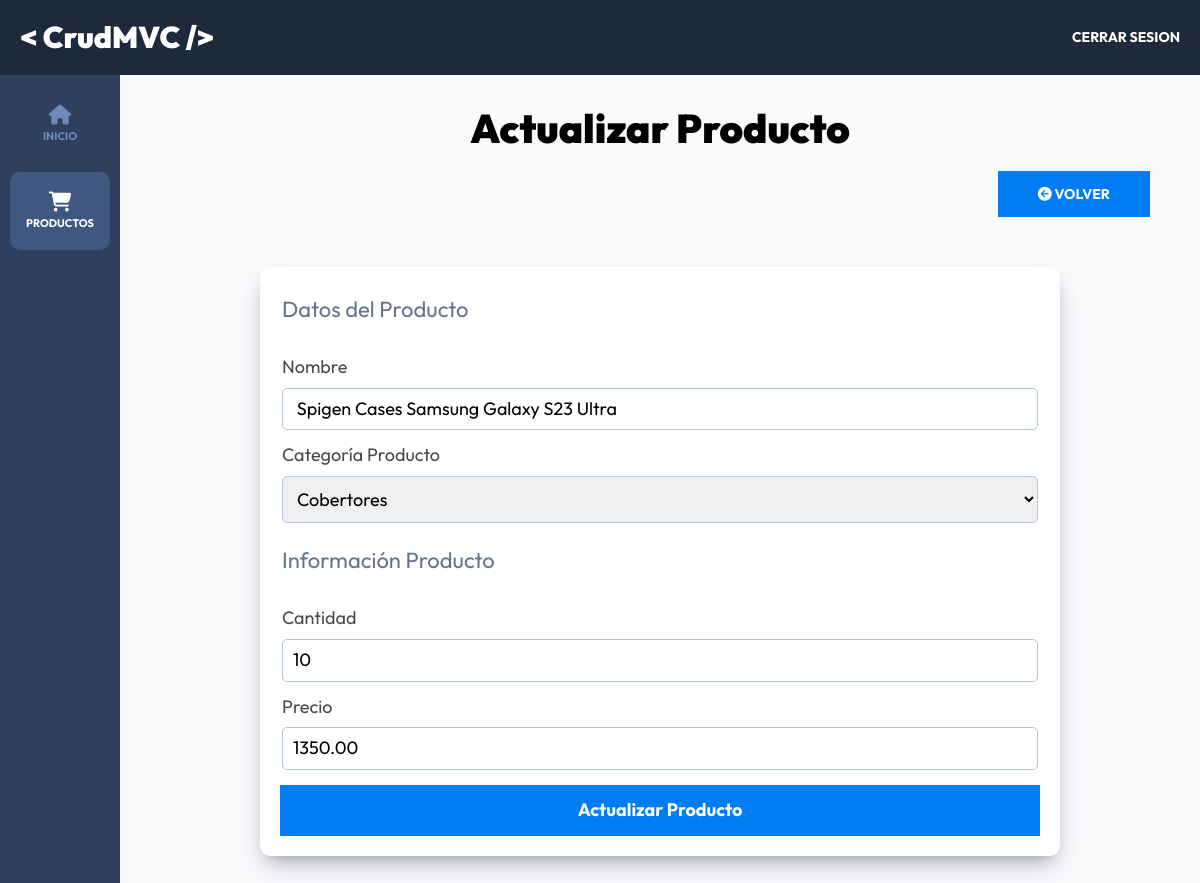
The app's page /admin/productos/actualizar?id=37 (signed in) with its own data.
### tables this page shows
CREATE TABLE `productos` (
  `id` int(11) NOT NULL,
  `nombre` varchar(45) DEFAULT NULL,
  `categoria_id` int(11) NOT NULL,
  `cantidad` int(11) NOT NULL,
  `precio` decimal(9,2) NOT NULL
);

CREATE TABLE `categorias` (
  `id` int(11) NOT NULL,
  `nombre` varchar(45) DEFAULT NULL
);

### controllers/ProductosController.php (called while the page is built, shortened)
<?php
class ProductosController {
    public static function actualizar(Router $router) {
        $alertas = [];
        $id = $_GET['id'];
        $id = filter_var($id, FILTER_VALIDATE_INT);
        $categorias = Categoria::all('ASC');
        $producto = Producto::find($id);
        $router->render('admin/productos/actualizar', [
            'titulo' => 'Actualizar Producto',
            'alertas' => $alertas,
            'producto' => $producto,
            'categorias' => $categorias
        ]);
    }
}

### public/index.php (called while the page is built, shortened)
<?php
$router = new Router();
$router->get('/', [AuthController::class, 'login']);
$router->post('/', [AuthController::class, 'login']);
$router->post('/logout', [AuthController::class, 'logout']);
$router->get('/registro', [AuthController::class, 'registro']);
$router->post('/registro', [AuthController::class, 'registro']);
$router->get('/olvide', [AuthController::class, 'olvide']);
$router->post('/olvide', [AuthController::class, 'olvide']);
$router->get('/reestablecer', [AuthController::class, 'reestablecer']);
$router->post('/reestablecer', [AuthController::class, 'reestablecer']);
$router->get('/mensaje', [AuthController::class, 'mensaje']);
$router->get('/confirmar-cuenta', [AuthController::class, 'confirmar']);
$router->get('/admin/dashboard', [DashboardController::class, 'index']);
$router->get('/admin/productos', [ProductosController::class, 'index']);
$router->get('/admin/productos/crear', [ProductosController::class, 'crear']);
$router->post('/admin/productos/crear', [ProductosController::class, 'crear']);
$router->get('/admin/productos/actualizar', [ProductosController::class, 'actualizar']);
$router->post('/admin/productos/actualizar', [ProductosController::class, 'actualizar']);
$router->post('/admin/productos/eliminar', [ProductosController::class, 'eliminar']);
$router->comprobarRutas();

### models/ActiveRecord.php (called while the page is built, shortened)
<?php
class ActiveRecord {
    protected static $db;
    protected static $tabla = '';
    public static function setDB($database) {
        self::$db = $database;
    }
    public static function consultarSQL($query) {
        $resultado = self::$db->query($query);
        $array = [];
        while($registro = $resultado->fetch_assoc()) {
            $array[] = static::crearObjeto($registro);
        }
        return $array;
    }
    protected static function crearObjeto($registro) {
        $objeto = new static;
        foreach($registro as $key => $value ) {
            if(property_exists( $objeto, $key  )) {
                $objeto->$key = $value;
            }
        }
        return $objeto;
    }
    public static function all() {
        $query = "SELECT * FROM " . static::$tabla . " ORDER BY id DESC";
        $resultado = self::consultarSQL($query);
        return $resultado;
    }
    public static function find($id) {
        $query = "SELECT * FROM " . static::$tabla  ." WHERE id = ${id}";
        $resultado = self::consultarSQL($query);
        return array_shift( $resultado ) ;
    }
}

### views/admin/productos/formulario.php (the view, shortened to what this page needs)
<fieldset class="formulario__fieldset">
    <legend class="formulario__legend">Datos del Producto</legend>
    <div class="formulario__campo">
        <label for="nombre" class="formulario__label">Nombre</label>
        <input
            type="text"
            class="formulario__input"
            id="nombre"
            name="nombre"
            placeholder="Nombre Producto"
            value="<?php echo $producto->nombre ?? ''; ?>"
        >
    </div>
    <div class="formulario__campo">
        <label for="categoria" class="formulario__label">Categoría Producto</label>
        <select
            class="formulario__select"
            id="categoria"
            name="categoria_id"
        >
            <?php foreach($categorias as $categoria) { ?>
                <option <?php echo ($producto->categoria_id === $categoria->id) ? 'selected' : '' ?> value="<?php echo $categoria->id; ?>"><?php echo $categoria->nombre; ?></option>
            <?php } ?>
        </select>
    </div>
</fieldset>
<fieldset class="formulario__fieldset">
    <legend class="formulario__legend">Información Producto</legend>
    <div class="formulario__campo">
        <label for="cantidad" class="formulario__label">Cantidad</label>
        <input
            type="number"
            min="1"
            class="formulario__input"
            id="cantidad"
            name="cantidad"
            placeholder="Cantidad Prodcuto"
            value="<?php echo $producto->cantidad ?? ''; ?>"
        >
    </div>
    <div class="formulario__campo">
        <label for="precio" class="formulario__label">Precio</label>
        <input
            type="number"
            step="0.01"
            min="0"
            class="formulario__input"
            id="precio"
            name="precio"
            placeholder="Precio Producto"
            value="<?php echo $producto->precio ?? ''; ?>"
        >
    </div>
</fieldset>

### public/build/css/app.css (style rules this page uses)
html { line-height: 1.15; -webkit-text-size-adjust: 100%; }
body { margin: 0; }
button, input, optgroup, select, textarea { font-family: inherit; font-size: 100%; line-height: 1.15; margin: 0; }
button, input { overflow: visible; }
button, select { text-transform: none; }
fieldset { padding: 0.35em 0.75em 0.625em; }
legend { box-sizing: border-box; color: inherit; display: table; max-width: 100%; padding: 0; white-space: normal; }
html { font-size: 62.5%; box-sizing: border-box; height: 100%; }
*, *:before, *:after { box-sizing: inherit; }
body { font-family: "Outfit", sans-serif; font-size: 1.8rem; }
.formulario__fieldset { border: none; margin-top: 1rem; padding: 0; }
.formulario__legend { color: #64748B; font-size: 2.2rem; margin-bottom: 2rem; }
.formulario__campo { display: flex; flex-direction: column; gap: 1rem; margin: 1.5rem 0; }
.formulario__label { display: block; font-size: 1.8rem; color: rgba(26, 27, 21, 0.8); }
.formulario__input, .formulario__select { padding: 1rem; border: 1px solid #b1c7dd; border-radius: 0.5rem; }
.dashboard { height: 100%; display: flex; flex-direction: column; background-color: #F8FAFC; }

### records on screen
productos: nombre "Spigen Cases Samsung Galaxy S23 Ultra", categoria_id "Cobertores", cantidad "10", precio "1350.00"

### other values on screen
$titulo "Actualizar Producto"
